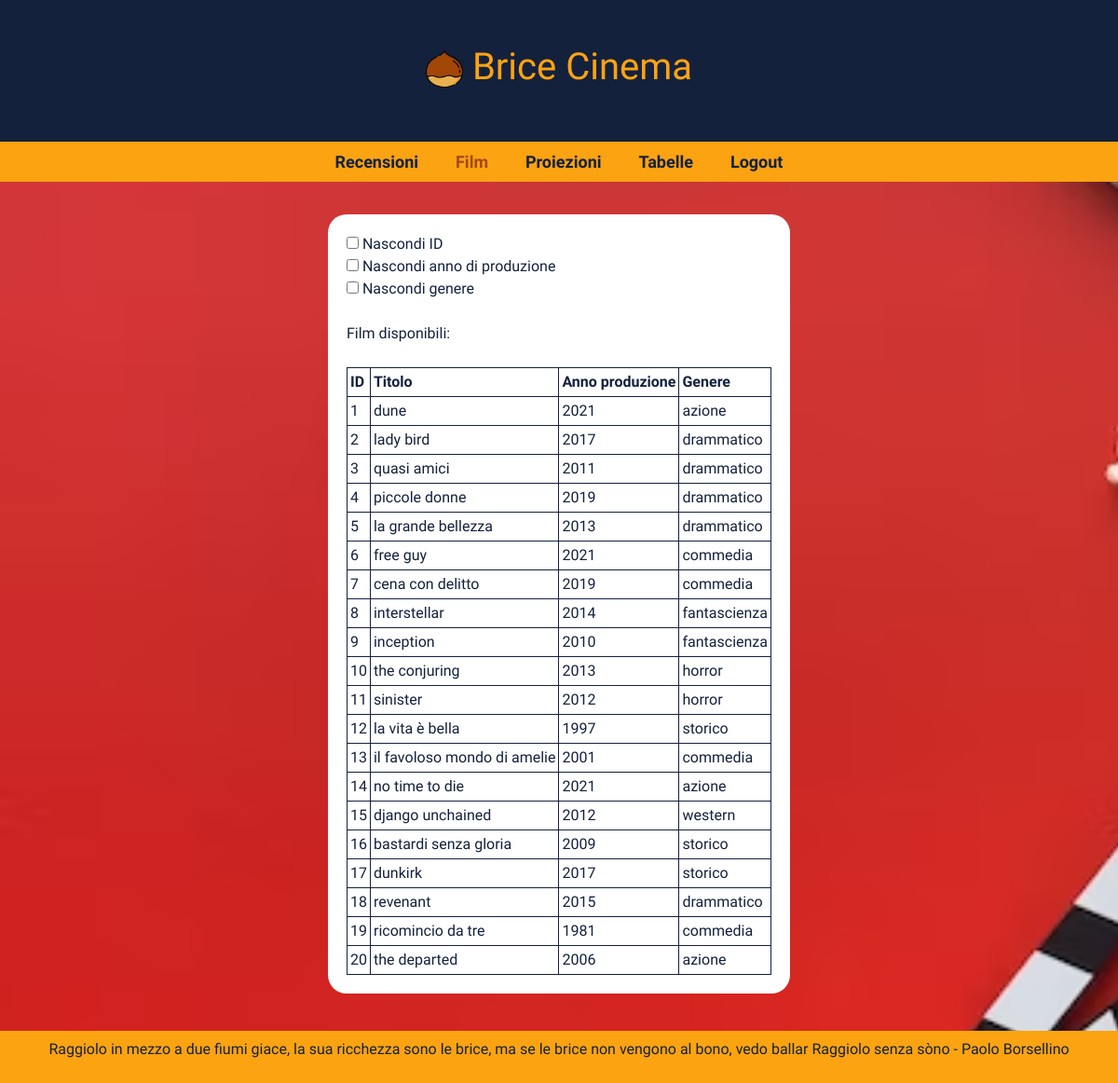
Screenshot of /pages/film.php (signed in) with the database file from the repository.
### tables this page shows
CREATE TABLE `film` (
  `CodFilm` int(11) NOT NULL,
  `Titolo` varchar(30) NOT NULL,
  `AnnoProduzione` int(11) NOT NULL,
  `Nazionalita` varchar(30) NOT NULL,
  `Regista` varchar(30) NOT NULL,
  `Genere` varchar(30) NOT NULL
);

### php/getFilm.php (the view)
<?php
    function getFilm($connection){
        $sql = "SELECT DISTINCT F.* FROM film as F JOIN proiezioni as P on F.CodFilm = P.CodFilm";
        $result = $connection->query($sql);
        if($result){
            if($result->num_rows > 0){
                $string = "Film disponibili: <br><br><table>";
                $string .= "<tr><th class='id_film'>ID</th><th>Titolo</th><th class='anno_produzione_film'>Anno produzione</th><th class='genere_film'>Genere</th></tr>";
                while($row = $result->fetch_assoc()){
                    $string .= ("<tr><td class='id_film'>".$row["CodFilm"]."</td><td>".$row["Titolo"]."</td><td class='anno_produzione_film'>".$row["AnnoProduzione"]."</td><td class='genere_film'>".$row["Genere"]."</td></tr>");
                }
                $string .= "</table>";
            } else {
                $string = "Nessun film presente nel database <br>";
            }
        }else{
            $string = "<span style='color: red'>Errore del server</span><br>";
        }
        return $string;
    }
?>

### pages/film.php (shortened to what this page needs)
<?php
    include "../php/connection.php";
    include "../php/getFilm.php";
    $connection = connectMySQL();
    $film = getFilm($connection);
?>
<!DOCTYPE html>
<html lang="en">
<head>
    <link href="https://cdn.jsdelivr.net/npm/bootstrap@5.3.2/dist/css/bootstrap.min.css" rel="stylesheet">
    <link rel="stylesheet" href="../css/styles.css">
</head>
<body background="../img/sfondo2.png">
    <div id="head">
        <div id="title">
            <br><br>
            <h1><img src="../img/castagna.png" id="logo"> Brice Cinema</h1>
            <br><br>
        </div>
        <div id="navbar">
            <a id="link_recensioni" href="recensioni.php"><b>Recensioni</b></a>
            <a id="link_film" href="" class="selected"><b>Film</b></a>
            <a id="link_proiezioni" href="proiezioni.php"><b>Proiezioni</b></a>
            <a id="link_tabelle" href="tabelle.php"><b>Tabelle</b></a>
            <a id="link_logout" href="../php/logout.php"><b>Logout</b></a>
        </div>
    </div>
    <div id="container">
        <br>
        <div class="row" data-masonry='{"percentPosition": true }'>
            <br>
            <div id='film' class='box'>
                <input type="checkbox" id="id_film_box" onclick="showAttributes()">
                <label id="id_film_label" for="id_film_box"> Nascondi ID</label><br>
                <input type="checkbox" id="anno_produzione_film_box" onclick="showAttributes()">
                <label id="anno_produzione_film_label" for="anno_produzione_film_box"> Nascondi anno di produzione</label><br>
                <input type="checkbox" id="genere_film_box" onclick="showAttributes()">
                <label id="genere_film_label" for="genere_film_box"> Nascondi genere</label><br><br>
                <?php
                    echo $film;
                ?>
            </div>
        </div>
        <br><br>
    </div>
    <div id="footer"><p>Raggiolo in mezzo a due fiumi giace, la sua ricchezza sono le brice, ma se le brice non vengono al bono, vedo ballar Raggiolo senza sòno  -  Paolo Borsellino</p></div>
</body>
</html>

### css/styles.css (style rules this page uses)
.selected { color: #a3481c !important; }
body { background-repeat: no-repeat; background-size: cover; text-align: center; font-family: 'Protest Strike', sans-serif; color: #14213d; }
#title { background-color: #14213d; color: #fca311; }
#logo { height: 40px; width: 40px; }
.box { border-radius: 20px; text-align: start; width: auto; padding: 20px; margin: auto; height: auto; margin-top: 30px; background-color: white; }
.row { height: auto; }
th, td { border-collapse: collapse; border: #14213d solid 1px; padding: 3px; }
#navbar > a { font-size: large; text-decoration: none; color: #14213d; padding: 1em; }
#navbar, #footer { width: 100%; background-color: #fca311; padding: 0.5em; }
#footer { position: fixed; bottom: 0; left: 0; right: 0; }
#head { position: fixed; top: 0; left: 0; right: 0; }
#container { margin-top: 11em; margin-bottom: 3em; }
input, button { border-radius: 5px; border: 1px #14213d solid; }
input[type = radio], input[type = checkbox] { accent-color: #fca311; }

### rows the page displays
film: CodFilm "1", Titolo "dune", AnnoProduzione "2021", Genere "azione"
film: CodFilm "2", Titolo "lady bird", AnnoProduzione "2017", Genere "drammatico"
film: CodFilm "3", Titolo "quasi amici", AnnoProduzione "2011", Genere "drammatico"
film: CodFilm "4", Titolo "piccole donne", AnnoProduzione "2019", Genere "drammatico"
film: CodFilm "5", Titolo "la grande bellezza", AnnoProduzione "2013", Genere "drammatico"
film: CodFilm "6", Titolo "free guy", AnnoProduzione "2021", Genere "commedia"
film: CodFilm "7", Titolo "cena con delitto", AnnoProduzione "2019", Genere "commedia"
film: CodFilm "8", Titolo "interstellar", AnnoProduzione "2014", Genere "fantascienza"
film: CodFilm "9", Titolo "inception", AnnoProduzione "2010", Genere "fantascienza"
film: CodFilm "10", Titolo "the conjuring", AnnoProduzione "2013", Genere "horror"
film: CodFilm "11", Titolo "sinister", AnnoProduzione "2012", Genere "horror"
film: CodFilm "12", Titolo "la vita è bella", AnnoProduzione "1997", Genere "storico"
film: CodFilm "13", Titolo "il favoloso mondo di amelie", AnnoProduzione "2001", Genere "commedia"
film: CodFilm "14", Titolo "no time to die", AnnoProduzione "2021", Genere "azione"
film: CodFilm "15", Titolo "django unchained", AnnoProduzione "2012", Genere "western"
film: CodFilm "16", Titolo "bastardi senza gloria", AnnoProduzione "2009", Genere "storico"
film: CodFilm "17", Titolo "dunkirk", AnnoProduzione "2017", Genere "storico"
film: CodFilm "18", Titolo "revenant", AnnoProduzione "2015", Genere "drammatico"
film: CodFilm "19", Titolo "ricomincio da tre", AnnoProduzione "1981", Genere "commedia"
film: CodFilm "20", Titolo "the departed", AnnoProduzione "2006", Genere "azione"
